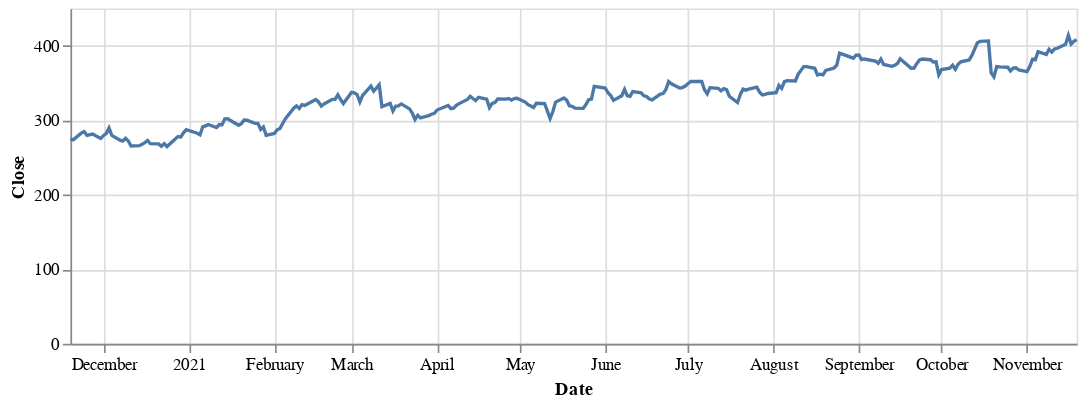

Write notebook code for a chart like this one.
### Markdown cell above
**ULTA**
---

This trade was an attempt at buying a stock related to something I'm a little more familiar with. Ulta has had a decent year. They recently joined a partnership with Target and they have been adding a lot of sought after brands into their stores. Another reason I believed this stock would be a good choice is because of the upcoming holiday season. I figured that increased sales this time of year might correlate to an increase of the stock price. For this purchase I decided to only buy 5 shares, because my analysis was mainly based off of name recognition and some previous knowledge of the company. I also looked at the how the closing price changed over the past 1 day, 5 days, month, 1 year and 5 years. The price generally went up as time went on and that was the one of the factors in deciding to purchase this stock.

[Ulta Target reference](https://corporate.target.com/article/2021/07/ulta-beauty-at-target-launch)

### Code cell
price3 = alt.Chart(ulta.reset_index()).mark_line().encode(
    x='Date:T',
    y='Close',
    tooltip=['Date','Open','Close','High','Low','Volume']
).properties(
    width=600,
    height=200
)

price3

### Figure 1 — Vega-Lite specification as saved in the notebook (floating-point values rounded to 4 significant figures; data arrays with more than 128 entries replaced by an {"elided": "..."} marker saying what was removed)
{"config": {"view": {"continuousWidth": 400, "continuousHeight": 300}}, "data": {"name": "data-6294315ea0390ca4d27f2d323a711825"}, "mark": "line", "encoding": {"tooltip": [{"type": "temporal", "field": "Date"}, {"type": "quantitative", "field": "Open"}, {"type": "quantitative", "field": "Close"}, {"type": "quantitative", "field": "High"}, {"type": "quantitative", "field": "Low"}, {"type": "quantitative", "field": "Volume"}], "x": {"type": "temporal", "field": "Date"}, "y": {"type": "quantitative", "field": "Close"}}, "height": 200, "width": 600, "$schema": "https://vega.github.io/schema/vega-lite/v4.8.1.json", "datasets": {"data-6294315ea0390ca4d27f2d323a711825": {"elided": "253 records"}}}
